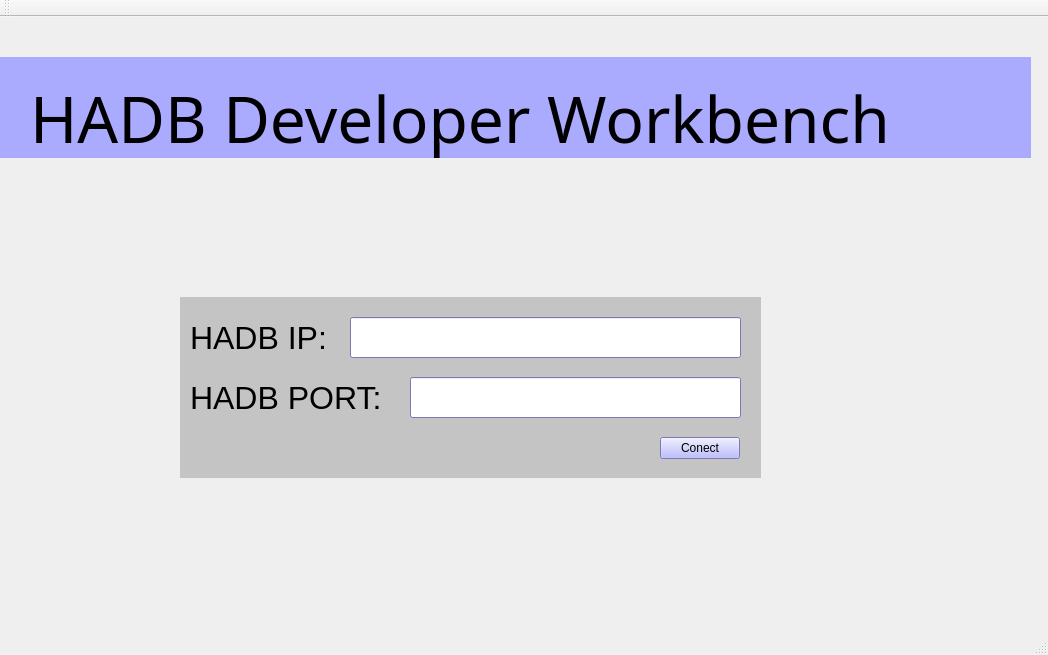
<?xml version="1.0" encoding="UTF-8"?>
<ui version="4.0">
 <class>MainWindow</class>
 <widget class="QMainWindow" name="MainWindow">
  <property name="geometry">
   <rect>
    <x>0</x>
    <y>0</y>
    <width>1048</width>
    <height>655</height>
   </rect>
  </property>
  <property name="windowTitle">
   <string>HADB Developer Workbench</string>
  </property>
  <widget class="QWidget" name="centralWidget">
   <property name="palette">
    <palette>
     <active>
      <colorrole role="WindowText">
       <brush brushstyle="SolidPattern">
        <color alpha="255">
         <red>0</red>
         <green>0</green>
         <blue>0</blue>
        </color>
       </brush>
      </colorrole>
      <colorrole role="Button">
       <brush brushstyle="SolidPattern">
        <color alpha="255">
         <red>170</red>
         <green>170</green>
         <blue>255</blue>
        </color>
       </brush>
      </colorrole>
      <colorrole role="Light">
       <brush brushstyle="SolidPattern">
        <color alpha="255">
         <red>255</red>
         <green>255</green>
         <blue>255</blue>
        </color>
       </brush>
      </colorrole>
      <colorrole role="Midlight">
       <brush brushstyle="SolidPattern">
        <color alpha="255">
         <red>212</red>
         <green>212</green>
         <blue>255</blue>
        </color>
       </brush>
      </colorrole>
      <colorrole role="Dark">
       <brush brushstyle="SolidPattern">
        <color alpha="255">
         <red>85</red>
         <green>85</green>
         <blue>127</blue>
        </color>
       </brush>
      </colorrole>
      <colorrole role="Mid">
       <brush brushstyle="SolidPattern">
        <color alpha="255">
         <red>113</red>
         <green>113</green>
         <blue>170</blue>
        </color>
       </brush>
      </colorrole>
      <colorrole role="Text">
       <brush brushstyle="SolidPattern">
        <color alpha="255">
         <red>0</red>
         <green>0</green>
         <blue>0</blue>
        </color>
       </brush>
      </colorrole>
      <colorrole role="BrightText">
       <brush brushstyle="SolidPattern">
        <color alpha="255">
         <red>255</red>
         <green>255</green>
         <blue>255</blue>
        </color>
       </brush>
      </colorrole>
      <colorrole role="ButtonText">
       <brush brushstyle="SolidPattern">
        <color alpha="255">
         <red>0</red>
         <green>0</green>
         <blue>0</blue>
        </color>
       </brush>
      </colorrole>
      <colorrole role="Base">
       <brush brushstyle="SolidPattern">
        <color alpha="255">
         <red>255</red>
         <green>255</green>
         <blue>255</blue>
        </color>
       </brush>
      </colorrole>
      <colorrole role="Window">
       <brush brushstyle="SolidPattern">
        <color alpha="255">
         <red>170</red>
         <green>170</green>
         <blue>255</blue>
        </color>
       </brush>
      </colorrole>
      <colorrole role="Shadow">
       <brush brushstyle="SolidPattern">
        <color alpha="255">
         <red>0</red>
         <green>0</green>
         <blue>0</blue>
        </color>
       </brush>
      </colorrole>
      <colorrole role="AlternateBase">
       <brush brushstyle="SolidPattern">
        <color alpha="255">
         <red>212</red>
         <green>212</green>
         <blue>255</blue>
        </color>
       </brush>
      </colorrole>
      <colorrole role="ToolTipBase">
       <brush brushstyle="SolidPattern">
        <color alpha="255">
         <red>255</red>
         <green>255</green>
         <blue>220</blue>
        </color>
       </brush>
      </colorrole>
      <colorrole role="ToolTipText">
       <brush brushstyle="SolidPattern">
        <color alpha="255">
         <red>0</red>
         <green>0</green>
         <blue>0</blue>
        </color>
       </brush>
      </colorrole>
     </active>
     <inactive>
      <colorrole role="WindowText">
       <brush brushstyle="SolidPattern">
        <color alpha="255">
         <red>0</red>
         <green>0</green>
         <blue>0</blue>
        </color>
       </brush>
      </colorrole>
      <colorrole role="Button">
       <brush brushstyle="SolidPattern">
        <color alpha="255">
         <red>170</red>
         <green>170</green>
         <blue>255</blue>
        </color>
       </brush>
      </colorrole>
      <colorrole role="Light">
       <brush brushstyle="SolidPattern">
        <color alpha="255">
         <red>255</red>
         <green>255</green>
         <blue>255</blue>
        </color>
       </brush>
      </colorrole>
      <colorrole role="Midlight">
       <brush brushstyle="SolidPattern">
        <color alpha="255">
         <red>212</red>
         <green>212</green>
         <blue>255</blue>
        </color>
       </brush>
      </colorrole>
      <colorrole role="Dark">
       <brush brushstyle="SolidPattern">
        <color alpha="255">
         <red>85</red>
         <green>85</green>
         <blue>127</blue>
        </color>
       </brush>
      </colorrole>
      <colorrole role="Mid">
       <brush brushstyle="SolidPattern">
        <color alpha="255">
         <red>113</red>
         <green>113</green>
         <blue>170</blue>
        </color>
       </brush>
      </colorrole>
      <colorrole role="Text">
       <brush brushstyle="SolidPattern">
        <color alpha="255">
         <red>0</red>
         <green>0</green>
         <blue>0</blue>
        </color>
       </brush>
      </colorrole>
      <colorrole role="BrightText">
       <brush brushstyle="SolidPattern">
        <color alpha="255">
         <red>255</red>
         <green>255</green>
         <blue>255</blue>
        </color>
       </brush>
      </colorrole>
      <colorrole role="ButtonText">
       <brush brushstyle="SolidPattern">
        <color alpha="255">
         <red>0</red>
         <green>0</green>
         <blue>0</blue>
        </color>
       </brush>
      </colorrole>
      <colorrole role="Base">
       <brush brushstyle="SolidPattern">
        <color alpha="255">
         <red>255</red>
         <green>255</green>
         <blue>255</blue>
        </color>
       </brush>
      </colorrole>
      <colorrole role="Window">
       <brush brushstyle="SolidPattern">
        <color alpha="255">
         <red>170</red>
         <green>170</green>
         <blue>255</blue>
        </color>
       </brush>
      </colorrole>
      <colorrole role="Shadow">
       <brush brushstyle="SolidPattern">
        <color alpha="255">
         <red>0</red>
         <green>0</green>
         <blue>0</blue>
        </color>
       </brush>
      </colorrole>
      <colorrole role="AlternateBase">
       <brush brushstyle="SolidPattern">
        <color alpha="255">
         <red>212</red>
         <green>212</green>
         <blue>255</blue>
        </color>
       </brush>
      </colorrole>
      <colorrole role="ToolTipBase">
       <brush brushstyle="SolidPattern">
        <color alpha="255">
         <red>255</red>
         <green>255</green>
         <blue>220</blue>
        </color>
       </brush>
      </colorrole>
      <colorrole role="ToolTipText">
       <brush brushstyle="SolidPattern">
        <color alpha="255">
         <red>0</red>
         <green>0</green>
         <blue>0</blue>
        </color>
       </brush>
      </colorrole>
     </inactive>
     <disabled>
      <colorrole role="WindowText">
       <brush brushstyle="SolidPattern">
        <color alpha="255">
         <red>85</red>
         <green>85</green>
         <blue>127</blue>
        </color>
       </brush>
      </colorrole>
      <colorrole role="Button">
       <brush brushstyle="SolidPattern">
        <color alpha="255">
         <red>170</red>
         <green>170</green>
         <blue>255</blue>
        </color>
       </brush>
      </colorrole>
      <colorrole role="Light">
       <brush brushstyle="SolidPattern">
        <color alpha="255">
         <red>255</red>
         <green>255</green>
         <blue>255</blue>
        </color>
       </brush>
      </colorrole>
      <colorrole role="Midlight">
       <brush brushstyle="SolidPattern">
        <color alpha="255">
         <red>212</red>
         <green>212</green>
         <blue>255</blue>
        </color>
       </brush>
      </colorrole>
      <colorrole role="Dark">
       <brush brushstyle="SolidPattern">
        <color alpha="255">
         <red>85</red>
         <green>85</green>
         <blue>127</blue>
        </color>
       </brush>
      </colorrole>
      <colorrole role="Mid">
       <brush brushstyle="SolidPattern">
        <color alpha="255">
         <red>113</red>
         <green>113</green>
         <blue>170</blue>
        </color>
       </brush>
      </colorrole>
      <colorrole role="Text">
       <brush brushstyle="SolidPattern">
        <color alpha="255">
         <red>85</red>
         <green>85</green>
         <blue>127</blue>
        </color>
       </brush>
      </colorrole>
      <colorrole role="BrightText">
       <brush brushstyle="SolidPattern">
        <color alpha="255">
         <red>255</red>
         <green>255</green>
         <blue>255</blue>
        </color>
       </brush>
      </colorrole>
      <colorrole role="ButtonText">
       <brush brushstyle="SolidPattern">
        <color alpha="255">
         <red>85</red>
         <green>85</green>
         <blue>127</blue>
        </color>
       </brush>
      </colorrole>
      <colorrole role="Base">
       <brush brushstyle="SolidPattern">
        <color alpha="255">
         <red>170</red>
         <green>170</green>
         <blue>255</blue>
        </color>
       </brush>
      </colorrole>
      <colorrole role="Window">
       <brush brushstyle="SolidPattern">
        <color alpha="255">
         <red>170</red>
         <green>170</green>
         <blue>255</blue>
        </color>
       </brush>
      </colorrole>
      <colorrole role="Shadow">
       <brush brushstyle="SolidPattern">
        <color alpha="255">
         <red>0</red>
         <green>0</green>
         <blue>0</blue>
        </color>
       </brush>
      </colorrole>
      <colorrole role="AlternateBase">
       <brush brushstyle="SolidPattern">
        <color alpha="255">
         <red>170</red>
         <green>170</green>
         <blue>255</blue>
        </color>
       </brush>
      </colorrole>
      <colorrole role="ToolTipBase">
       <brush brushstyle="SolidPattern">
        <color alpha="255">
         <red>255</red>
         <green>255</green>
         <blue>220</blue>
        </color>
       </brush>
      </colorrole>
      <colorrole role="ToolTipText">
       <brush brushstyle="SolidPattern">
        <color alpha="255">
         <red>0</red>
         <green>0</green>
         <blue>0</blue>
        </color>
       </brush>
      </colorrole>
     </disabled>
    </palette>
   </property>
   <widget class="QLabel" name="label">
    <property name="geometry">
     <rect>
      <x>30</x>
      <y>-30</y>
      <width>1031</width>
      <height>261</height>
     </rect>
    </property>
    <property name="font">
     <font>
      <family>Purisa</family>
      <pointsize>48</pointsize>
     </font>
    </property>
    <property name="text">
     <string>HADB Developer Workbench</string>
    </property>
   </widget>
   <widget class="QLabel" name="label_2">
    <property name="geometry">
     <rect>
      <x>0</x>
      <y>40</y>
      <width>1031</width>
      <height>101</height>
     </rect>
    </property>
    <property name="styleSheet">
     <string notr="true">
background-color: rgb(170, 170, 255);</string>
    </property>
    <property name="text">
     <string/>
    </property>
   </widget>
   <widget class="QLabel" name="label_3">
    <property name="geometry">
     <rect>
      <x>190</x>
      <y>290</y>
      <width>201</width>
      <height>61</height>
     </rect>
    </property>
    <property name="font">
     <font>
      <pointsize>24</pointsize>
     </font>
    </property>
    <property name="text">
     <string>HADB IP:</string>
    </property>
   </widget>
   <widget class="QLineEdit" name="getIp">
    <property name="geometry">
     <rect>
      <x>350</x>
      <y>300</y>
      <width>391</width>
      <height>41</height>
     </rect>
    </property>
    <property name="font">
     <font>
      <pointsize>16</pointsize>
     </font>
    </property>
   </widget>
   <widget class="QPushButton" name="Conect_BUTTON">
    <property name="geometry">
     <rect>
      <x>660</x>
      <y>420</y>
      <width>80</width>
      <height>22</height>
     </rect>
    </property>
    <property name="text">
     <string>Conect</string>
    </property>
   </widget>
   <widget class="QLabel" name="label_4">
    <property name="geometry">
     <rect>
      <x>190</x>
      <y>350</y>
      <width>201</width>
      <height>61</height>
     </rect>
    </property>
    <property name="font">
     <font>
      <pointsize>24</pointsize>
     </font>
    </property>
    <property name="text">
     <string>HADB PORT:</string>
    </property>
   </widget>
   <widget class="QLineEdit" name="getPort">
    <property name="geometry">
     <rect>
      <x>410</x>
      <y>360</y>
      <width>331</width>
      <height>41</height>
     </rect>
    </property>
    <property name="font">
     <font>
      <pointsize>16</pointsize>
     </font>
    </property>
   </widget>
   <widget class="QLabel" name="label_5">
    <property name="geometry">
     <rect>
      <x>0</x>
      <y>0</y>
      <width>1051</width>
      <height>611</height>
     </rect>
    </property>
    <property name="text">
     <string/>
    </property>
    <property name="pixmap">
     <pixmap>fondo.jpg</pixmap>
    </property>
   </widget>
   <widget class="QLabel" name="label_6">
    <property name="geometry">
     <rect>
      <x>180</x>
      <y>280</y>
      <width>581</width>
      <height>181</height>
     </rect>
    </property>
    <property name="styleSheet">
     <string notr="true">background-color: rgba(167, 167, 167,0.6);</string>
    </property>
    <property name="text">
     <string/>
    </property>
   </widget>
   <zorder>label_5</zorder>
   <zorder>label_6</zorder>
   <zorder>label_2</zorder>
   <zorder>label</zorder>
   <zorder>label_3</zorder>
   <zorder>getIp</zorder>
   <zorder>Conect_BUTTON</zorder>
   <zorder>label_4</zorder>
   <zorder>getPort</zorder>
  </widget>
  <widget class="QMenuBar" name="menuBar">
   <property name="geometry">
    <rect>
     <x>0</x>
     <y>0</y>
     <width>1048</width>
     <height>19</height>
    </rect>
   </property>
  </widget>
  <widget class="QToolBar" name="mainToolBar">
   <property name="movable">
    <bool>true</bool>
   </property>
   <property name="orientation">
    <enum>Qt::Horizontal</enum>
   </property>
   <attribute name="toolBarArea">
    <enum>TopToolBarArea</enum>
   </attribute>
   <attribute name="toolBarBreak">
    <bool>false</bool>
   </attribute>
  </widget>
  <widget class="QStatusBar" name="statusBar"/>
 </widget>
 <layoutdefault spacing="6" margin="11"/>
 <resources/>
 <connections/>
</ui>
